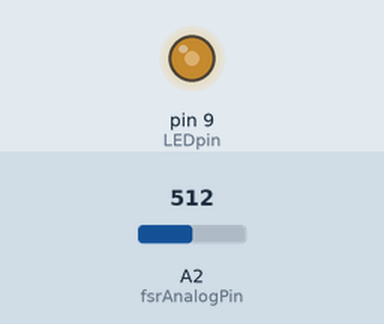
Simulated run of this sketch. Board: Arduino Uno, built with avr-gcc and run on an emulated ATmega328P. Shown: output pins drawn as LEDs (lit = HIGH). Inputs (shaded band) come from the test bench; at power-on: A2 (fsrAnalogPin) = 512.

Above: at 1.2 s.
1.3 s: A2 (fsrAnalogPin) set to 306
At 2.5 s:
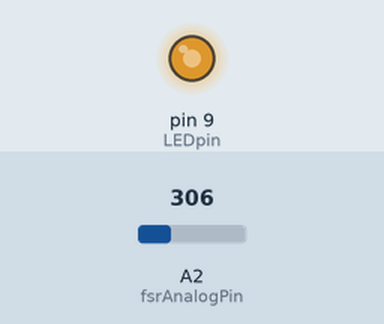
2.8 s: A2 (fsrAnalogPin) set to 122
At 3.9 s:
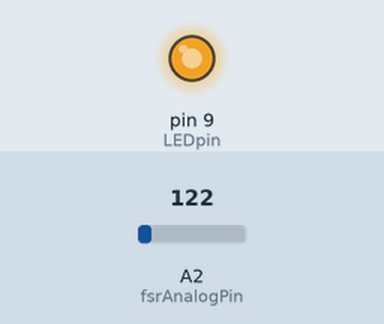
4.3 s: A2 (fsrAnalogPin) set to 900
At 5.1 s:
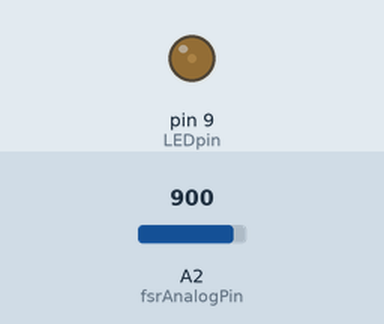
5.8 s: A2 (fsrAnalogPin) set to 1023
At 6.3 s:
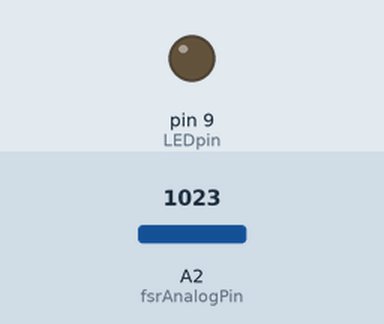
7.3 s: A2 (fsrAnalogPin) set to 511
At 7.6 s:
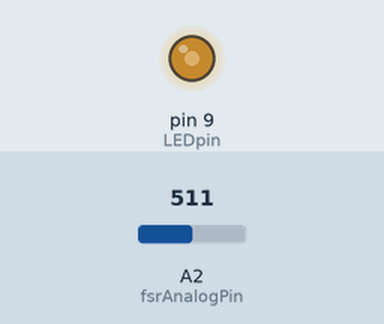
Timing chart, 0 to 9.8 s (numbered marks = the images above; inputs shaded):
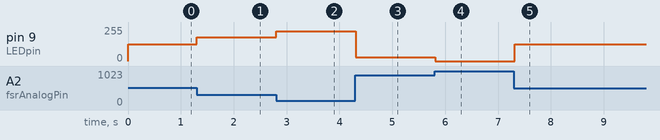

Measured:
- after the input at 1.3 s, pin 9 (LEDpin): 127/255 → 178/255 at once
- after the input at 2.8 s, pin 9 (LEDpin): 178/255 → 224/255 at once
- after the input at 4.3 s, pin 9 (LEDpin): 224/255 → 30/255 at once
- after the input at 5.8 s, pin 9 (LEDpin): 30/255 → 0/255 at once
- after the input at 7.3 s, pin 9 (LEDpin): 0/255 → 127/255 at once

The sketch:

frsPin.ino
```cpp
/*
  Code for Girls Learning Code workshop
 */
int fsrAnalogPin = 2; // FSR is connected to analog 2
int LEDpin = 9;      // connect Red LED to pin  (PWM pin)
int fsrReading;      // the analog reading from the FSR resistor divider
int LEDbrightness;

void setup(void) {
  pinMode(LEDpin, OUTPUT);
}

void loop(void) {

  //the following code is for the force sesor
  fsrReading = analogRead(fsrAnalogPin);
  // we'll need to change the range from the analog reading (0-1023) down to the range
  // used by analogWrite (0-255) with map!
  fsrReading = 1023 - fsrReading; //LED will get brighter the harder you push on the sensor... Woah!!!!
  LEDbrightness = map(fsrReading, 0, 1023, 0, 255);


  analogWrite(LEDpin, LEDbrightness);

  delay(100);
}
```
